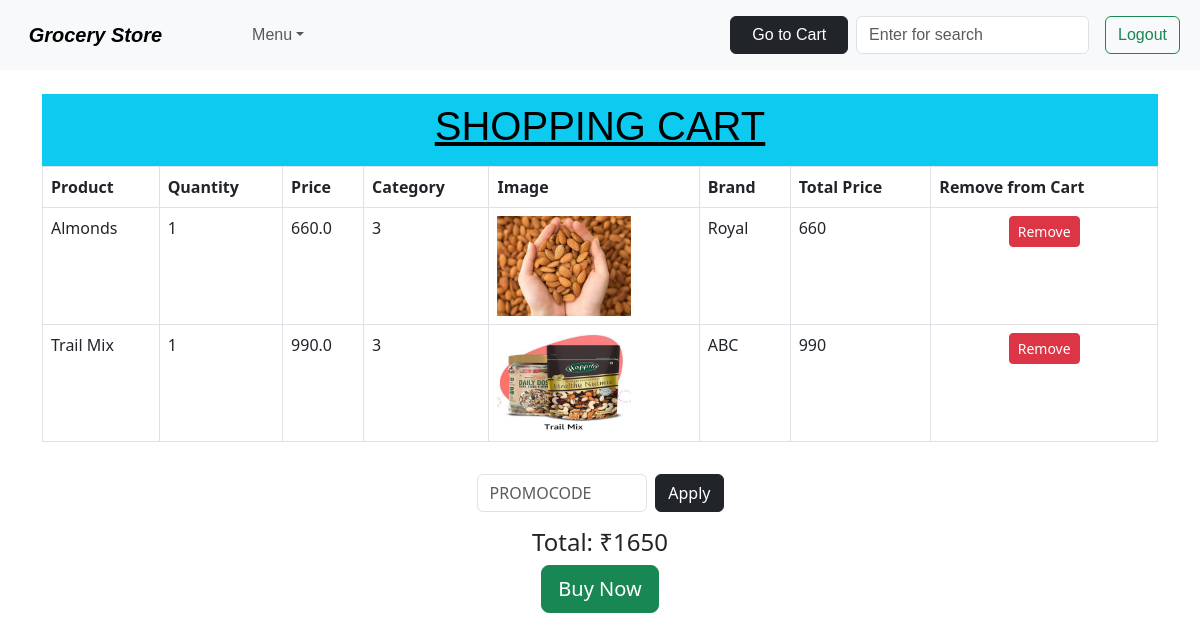
Screenshot of /cart (signed in) with the database file from the repository.
### model.py (models this page shows)
class Product(db.Model):
    __tablename__="product"
    id = db.Column('id', db.Integer, primary_key = True)
    name = db.Column(db.String(50))
    category = db.Column(db.Integer)
    brand = db.Column(db.String(50))
    mfg_date = db.Column(db.String(20))
    exp_date = db.Column(db.String(20))
    unit = db.Column(db.String(15))
    qty = db.Column(db.Integer)
    price_per_unit = db.Column(db.Float(15))
    image = db.Column(db.String)

### controller.py (the view)
@app.route("/cart")
def cart():
    if "user_id" in session:
        cart = Cart.query.filter_by(user_id=session["user_id"])
        cart_list = [i for i in cart]
        pro_list = []
        total_price = 0
        for item in cart_list:
            pro = Product.query.filter_by(id=item.product_id).first()
            pro_list.append((pro.name, item.product_qty, pro.price_per_unit, pro.category, pro.image, pro.brand, int(pro.price_per_unit)*int(item.product_qty), item.cart_id ))
            print(pro.name, item.product_qty, pro.price_per_unit, pro.category, pro.image, pro.brand)
        for price in pro_list:
            total_price += int(price[6])
        return render_template("cart.html", product_list = pro_list , flag=False, cart_total=total_price)
    else:
        return redirect("/sign-in")

### templates/cart.html (shortened to what this page needs)
{% extends "base.html" %}
{% block main %}
    <div class="container my-4">
        <div class="text-bg-info p-2" style="font-family: sans-serif;">
            <h1><center><u>SHOPPING CART</u></center></h1>
        </div>
        <div class="table-responsive">
                <table class="table table-bordered table-hover">
                    <thead>
                        <tr>
                            <th scope="col">Product</th>
                            <th scope="col">Quantity</th>
                            <th scope="col">Price</th>
                            <th scope="col">Category</th>
                            <th scope="col">Image</th>
                            <th scope="col">Brand</th>
                            <th scope="col">Total Price</th>
                            <th scope="col">Remove from Cart</th>
                        </tr>
                    </thead>
                    <tbody>
                        {% for item in product_list %}
                        <tr>
                            <td>{{ item[0] }}</td>
                            <td>{{ item[1] }}</td>
                            <td>{{ item[2] }}</td>
                            <td>{{ item[3] }}</td>
                            <td><img src="{{ item[4] }}" height="100px"></td>
                            <td>{{ item[5] }}</td>
                            <td>{{ item[6] }}</td>
                            <td>
                                <center><a href="/remove_from_cart/{{ item[7] }}" name="remove_item" class="btn btn-danger btn-sm">Remove</a></center>
                            </td>
                        </tr>
                        {% endfor %}
                    </tbody>
                </table>
        </div>
        <div class="text-center">
                <form action="/promocode">
                    <div class="container w-25 p-3 d-flex flex-row">
                        <input class="form-control me-2" type="text" name="promocode" placeholder="PROMOCODE">
                        <button class="btn btn-dark" type="submit">Apply</button>
                    </div>
                </form>
            <h4>Total: ₹{{ cart_total }}</h4>
            <form action="/create_order">
                <button class="btn btn-success btn-lg" type="submit">Buy Now</button>
            </form>
        </div>
    </div>
{% endblock %}

### rows the page displays
Product: name "Almonds", item "1", price_per_unit "660.0", category "3", image (picture), brand "Royal", item "660"
Product: name "Trail Mix", item "1", price_per_unit "990.0", category "3", image (picture), brand "ABC", item "990"

### other values shown
{{ cart_total }} "1650"
